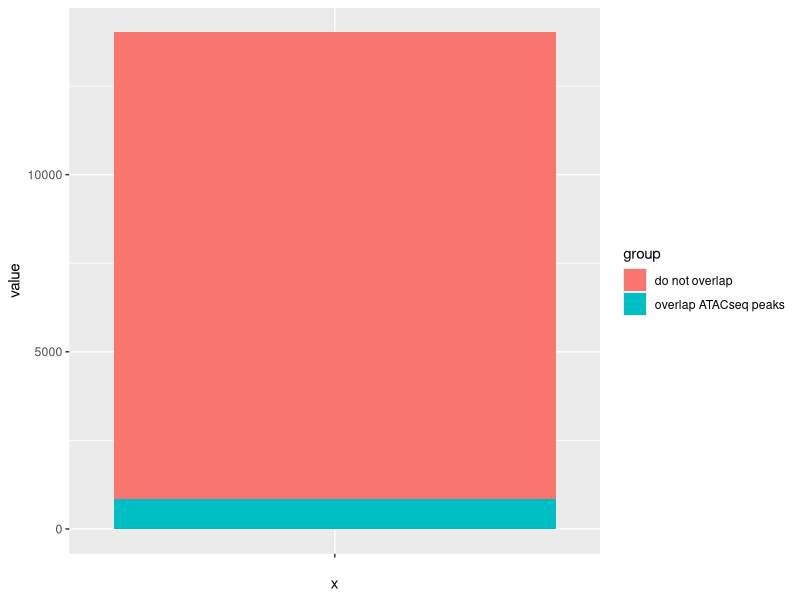
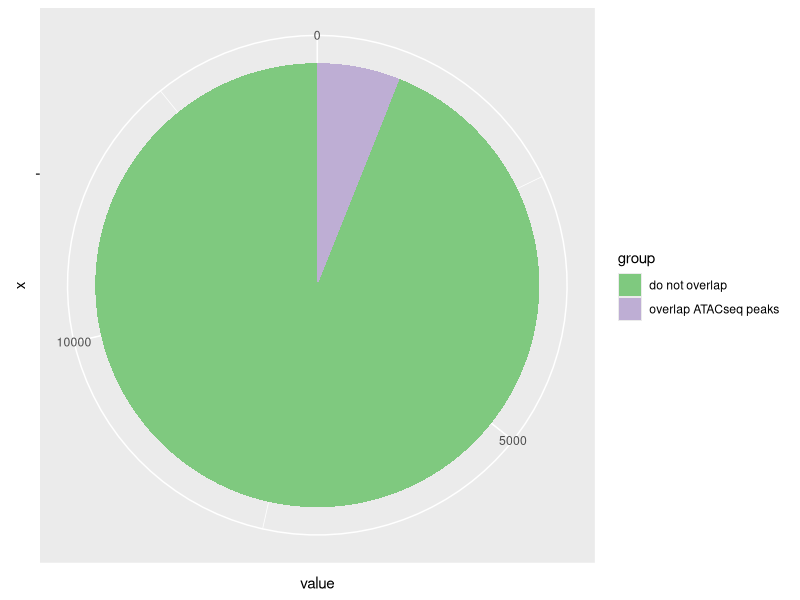
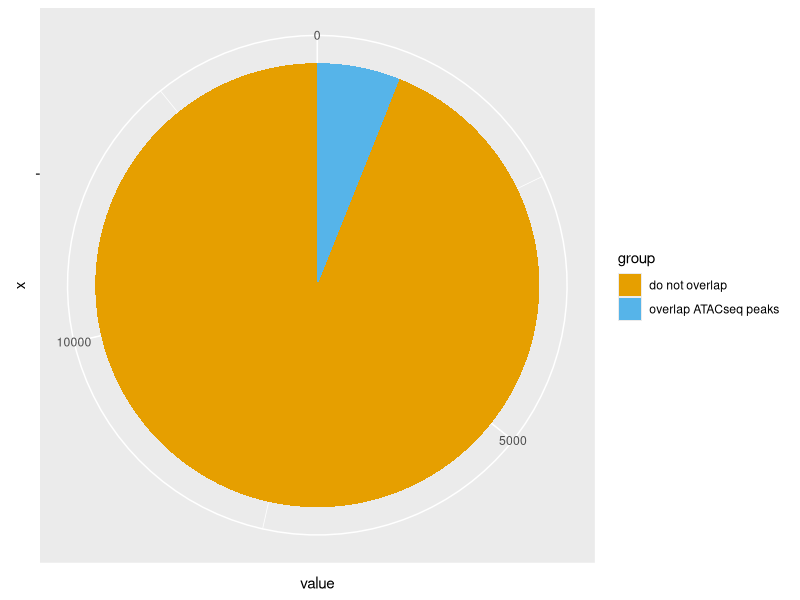

These charts were generated, in order, by the following R code:
df <- data.frame(
  group = c("overlap ATACseq peaks", "do not overlap"),
  value = c(848, 13167)
)

head(df)

library(ggplot2)
bp <- ggplot(df, aes(x="", y=value, fill=group)) + geom_bar(width = 1, stat = "identity")
bp

pie <- bp + coord_polar("y", start=0)
pie + scale_fill_brewer(palette = "Accent")
pie + scale_fill_manual(values=c("#E69F00", "#56B4E9"))
